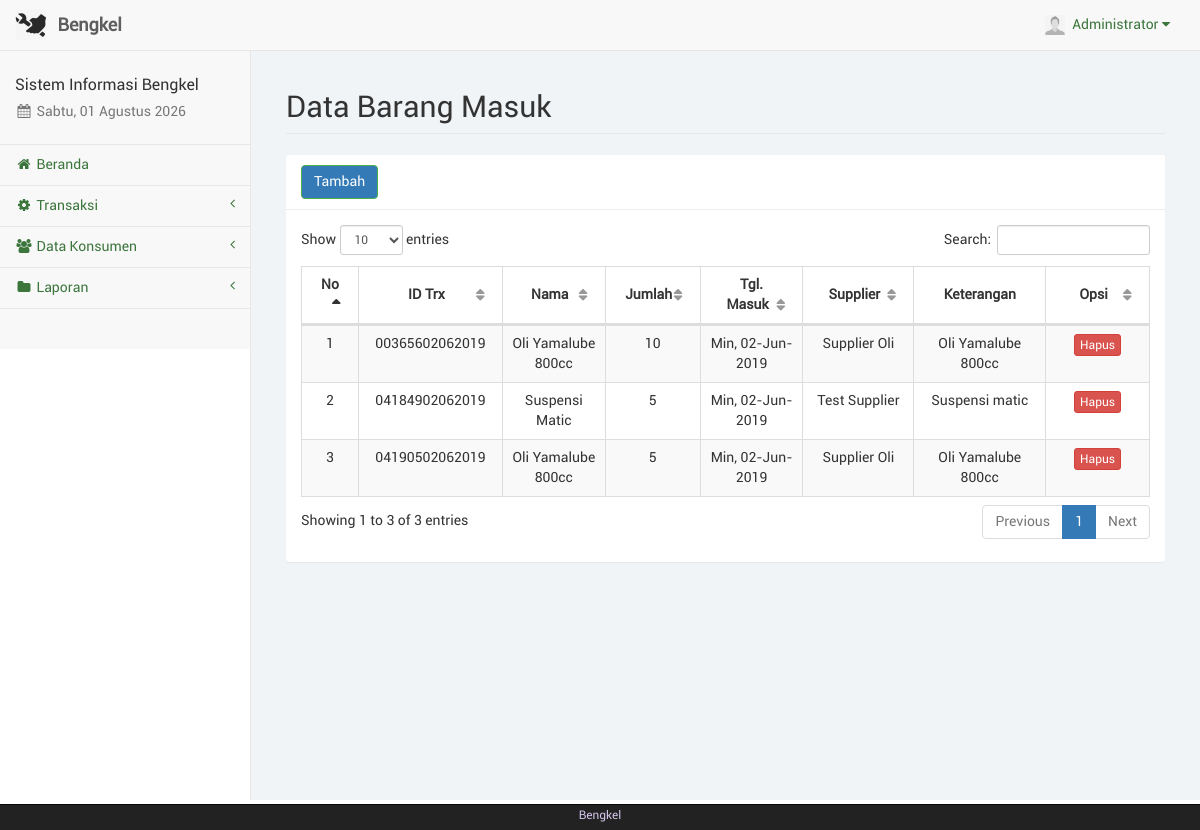
The app's page /trxbarang.php (signed in) with its own data.
### tables this page shows
CREATE TABLE IF NOT EXISTS `trxbarang` (
  `id_trxbrg` varchar(20) NOT NULL,
  `tgl_trxbrg` date NOT NULL,
  `id_brg` int(11) NOT NULL,
  `id_spl` int(11) NOT NULL,
  `jml_brg` int(11) NOT NULL,
  `ket_trxbrg` text NOT NULL
);

CREATE TABLE IF NOT EXISTS `barangjasa` (
  `id_brg` int(11) NOT NULL,
  `nama` varchar(100) NOT NULL,
  `jenis` varchar(20) NOT NULL,
  `stok` varchar(10) NOT NULL,
  `harga` varchar(20) NOT NULL,
  `keterangan` text NOT NULL,
  `id_adm` int(11) NOT NULL
);

CREATE TABLE IF NOT EXISTS `supplier` (
  `id_spl` int(11) NOT NULL,
  `nama_spl` varchar(50) NOT NULL,
  `telp_spl` varchar(20) NOT NULL,
  `alamat_spl` text NOT NULL
);

### sess_check.php (called while the page is built, shortened)
<?php
	$chk_sess = isset($_SESSION['admin']) ? (int)$_SESSION['admin'] : 0;
	include("dist/config/koneksi.php");
	$sql_sess = "SELECT * FROM admin WHERE id_adm='$chk_sess'";
	$ress_sess = mysqli_query($conn, $sql_sess);
	$row_sess = mysqli_fetch_array($ress_sess);
	$sess_admname = $row_sess['nama_adm'];
	$sess_admfoto = $row_sess['foto_adm'];
?>

### dist/function/format_tanggal.php (called while the page is built, shortened)
<?php
	function format_tanggal($tgl) {
		$blns = array("", "Jan", "Feb", "Mar", "Apr", "Mei", "Jun", "Jul", "Ags", "Sep", "Okt", "Nov", "Des");
		$hrs = array("Min", "Sen", "Sel", "Rab", "Kam", "Jum", "Sab");
		$tgls = getdate(strtotime($tgl));
		$hr = (strlen($tgls['mday']) == 1 ? "0". $tgls['mday'] : $tgls['mday']);
		$tanggal = $hrs[$tgls['wday']] .", ". $hr ."-". $blns[$tgls['mon']] ."-". $tgls['year'];
		return $tanggal;
	}
?>

### trxbarang.php (the view, shortened to what this page needs)
<?php
	include("sess_check.php");
	$pagedesc = "Barang Masuk";
	include("layout_top.php");
	include("dist/function/format_tanggal.php");
?>
		<div id="page-wrapper">
            <div class="container-fluid">
                <div class="row">
                    <div class="col-lg-12">
                        <h1 class="page-header">Data Barang Masuk</h1>
                    </div>
                </div>
				<div class="row">
					<div class="col-lg-12"><?php include("layout_alert.php"); ?></div>
				</div>
				<div class="row">
					<div class="col-lg-12">
						<div class="panel panel-default">
							<div class="panel-heading">
								<a href="trxbarang_tambah.php" class="btn btn-success">Tambah</a>
							</div>
							<div class="panel-body">
								<table class="table table-striped table-bordered table-hover" id="tabel-data">
									<thead>
										<tr>
											<th width="1%">No</th>
											<th width="10%">ID Trx</th>
											<th width="10%">Nama</th>
											<th width="5%">Jumlah</th>
											<th width="10%">Tgl. Masuk</th>
											<th width="10%">Supplier</th>
											<th width="10%">Keterangan</th>
											<th width="10%">Opsi</th>
										</tr>
									</thead>
									<tbody>
										<?php
											$i = 1;
											$sql = "SELECT trxbarang.*, barangjasa.*, supplier.* FROM trxbarang, barangjasa, supplier WHERE
													trxbarang.id_brg=barangjasa.id_brg AND trxbarang.id_spl=supplier.id_spl ORDER BY trxbarang.tgl_trxbrg DESC";
											$ress = mysqli_query($conn, $sql);
											while($data = mysqli_fetch_array($ress)) {
												echo '<tr>';
												echo '<td class="text-center">'. $i .'</td>';
												echo '<td class="text-center">'. $data['id_trxbrg'] .'</td>';
												echo '<td class="text-center">'. $data['nama'] .'</td>';
												echo '<td class="text-center">'. $data['jml_brg'] .'</td>';
												echo '<td class="text-center">'. format_tanggal($data['tgl_trxbrg']) .'</td>';
												echo '<td class="text-center">'. $data['nama_spl'] .'</td>';
												echo '<td class="text-center">'. $data['keterangan'] .'</td>';
												echo '<td class="text-center">';?>
													  <a href="trxbarang_hapus.php?trx=<?php echo $data['id_trxbrg'];?>" onclick="return confirm('Apakah anda yakin akan menghapus <?php echo $data['id_trxbrg'];?>?');" class="btn btn-danger btn-xs">Hapus</a></td>
												<?php
												echo '</tr>';
												$i++;
											}
										?>
									</tbody>
								</table>
							</div>
						</div>
					</div>
				</div>
            </div>
        </div>
<?php
	include("layout_bottom.php");
?>

### layout_top.php (shortened to what this page needs)
<?php
	$haries = array("Sunday" => "Minggu", "Monday" => "Senin", "Tuesday" => "Selasa", "Wednesday" => "Rabu", "Thursday" => "Kamis", "Friday" => "Jum'at", "Saturday" => "Sabtu");
	$bulans = array("", "Januari", "Februari", "Maret", "April", "Mei", "Juni", "Juli", "Agustus", "September", "Oktober", "November", "Desember");
	$hari_ini = $haries[date("l")];
	$bulan_ini = $bulans[date("n")];
	$tanggal = date("d");
	$tahun = date("Y");
?>
<!DOCTYPE html>
<html lang="en">
<head>
	<link href="libs/bootstrap/dist/css/bootstrap.min.css" rel="stylesheet">
	<link href="libs/metisMenu/dist/metisMenu.min.css" rel="stylesheet">
    <link href="libs/datatables-plugins/integration/bootstrap/3/dataTables.bootstrap.css" rel="stylesheet">
    <link href="libs/datatables-responsive/css/dataTables.responsive.css" rel="stylesheet">
	<link href="dist/css/sb-admin-2.css" rel="stylesheet">
	<link href="dist/css/offline-font.css" rel="stylesheet">
	<link href="dist/css/custom.css" rel="stylesheet">
	<link href="libs/font-awesome/css/font-awesome.min.css" rel="stylesheet" type="text/css">
</head>
<body>
    <div id="wrapper">
        <nav class="navbar navbar-default navbar-static-top" role="navigation" style="margin-bottom: 0">
            <div class="navbar-header">
				<a class="navbar-brand hidden-xs" href="index.php">
					<img src="foto/logo.png" alt="brand" width="32" class="float-left image-brand">
					<div class="float-right">&nbsp;<strong>Bengkel</strong></div>
				</a>
			</div>
            <ul class="nav navbar-top-links navbar-right">
				<li class="dropdown dropdown-right">
					<a class="dropdown-toggle" data-toggle="dropdown" href="#">
						<img src="../foto/<?php echo $sess_admfoto;?>" width="20px" height="20px" padding="0px">&nbsp;&nbsp;<?php echo ucfirst($sess_admname); ?>&nbsp;<i class="fa fa-caret-down"></i>
					</a>
				</li>
			</ul>
            <div class="navbar-default sidebar" role="navigation">
                <div class="sidebar-nav navbar-collapse">
                    <ul class="nav" id="side-menu">
                        <li class="sidebar-search">
							<h4>Sistem Informasi Bengkel</h4>
							<h5 class="text-muted"><i class="fa fa-calendar fa-fw"></i>&nbsp;<?php echo $hari_ini.", ".$tanggal." ".$bulan_ini." ".$tahun ?></h5>
						</li>
						<?php
							if($pagedesc == "Beranda") {
								echo '<li><a href="index.php" class="active"><i class="fa fa-home fa-fw"></i>&nbsp;Beranda</a></li>';
							}
							else {
								echo '<li><a href="index.php"><i class="fa fa-home fa-fw"></i>&nbsp;Beranda</a></li>';
							}
							if(isset($menuparent) && $menuparent == "transaksi") {
								echo '<li class="active">';
							}
							else {
								echo '<li>';
							}
						?>
							<a href="#"><i class="fa fa-gear fa-fw"></i>&nbsp;Transaksi<span class="fa arrow"></span></a>
						</li>
						<?php
							if(isset($menuparent) && $menuparent == "konsumen") {
								echo '<li class="active">';
							}
							else {
								echo '<li>';
							}
						?>
							<a href="#"><i class="fa fa-group fa-fw"></i>&nbsp;Data Konsumen<span class="fa arrow"></span></a>
						<?php
							if(isset($menuparent) && $menuparent == "laporan") {
								echo '<li class="active">';
							}
							else {
								echo '<li>';
							}
						?>
							<a href="#"><i class="fa fa-folder fa-fw"></i>&nbsp;Laporan<span class="fa arrow"></span></a>
						</li>
	                </ul>
                </div>
            </div>
        </nav>

### records on screen
trxbarang: id_trxbrg "00365602062019", id_brg.nama "Oli Yamalube 800cc", jml_brg "10", tgl_trxbrg "Min, 02-Jun-2019", id_spl.nama_spl "Supplier Oli", id_brg.keterangan "Oli Yamalube 800cc"
trxbarang: id_trxbrg "04184902062019", id_brg.nama "Suspensi Matic", jml_brg "5", tgl_trxbrg "Min, 02-Jun-2019", id_spl.nama_spl "Test Supplier", id_brg.keterangan "Suspensi matic"
trxbarang: id_trxbrg "04190502062019", id_brg.nama "Oli Yamalube 800cc", jml_brg "5", tgl_trxbrg "Min, 02-Jun-2019", id_spl.nama_spl "Supplier Oli", id_brg.keterangan "Oli Yamalube 800cc"

### other values on screen
$sess_admname "Administrator"
